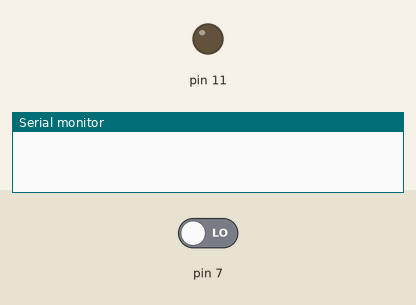
This sketch was run on a simulated Arduino Uno, built with avr-gcc and run on an emulated ATmega328P. Parts: output pins drawn as LEDs (lit = HIGH), the last lines printed to the serial monitor. Inputs (shaded band) come from the test bench; at power-on: pin 7 LOW.

Above: at 0.1 s.
At 100.1 s:
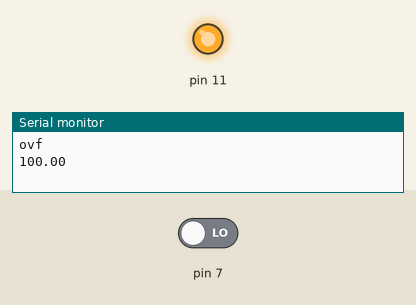
Timing chart, 0 to 101.6 s (numbered marks = the images above):
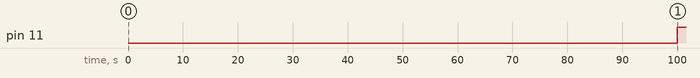

The sketch:

FrequencyCounter.ino
```cpp
unsigned long durationUs = 0;
float frequency = 0.0f;
float dutyCycle = 0;
const int cycleCount = 100;
const int xMin = 190;
const int xMax = 300;
const float slope = (100)/float((xMax-xMin));

void setup()
{
  Serial.begin(9600);
  pinMode(7, INPUT);
  pinMode(11,OUTPUT);
  //TCCR2B = TCCR2B & B11111000 | B00000110; //122 hz PWM
  TCCR2B = TCCR2B & B11111000 | B00000111;  //30 hz pwm
}

void loop() {
  for (int i = 0; i < cycleCount; i++)
  {
     durationUs = pulseIn(7, HIGH);
     frequency += (1000000/durationUs)/2;
  }
  frequency = frequency/cycleCount;
  dutyCycle = (frequency - xMin)*slope;

  if(dutyCycle > 100)
  {
    dutyCycle = 100;
  }
  if(dutyCycle < 5)
  {
    dutyCycle = 0;
  }
  analogWrite(11,int(dutyCycle*2.55));

  Serial.println(frequency);
  Serial.println(dutyCycle);
}
//
```

Measured:
- by itself, pin 11: LOW → HIGH at 100 s
